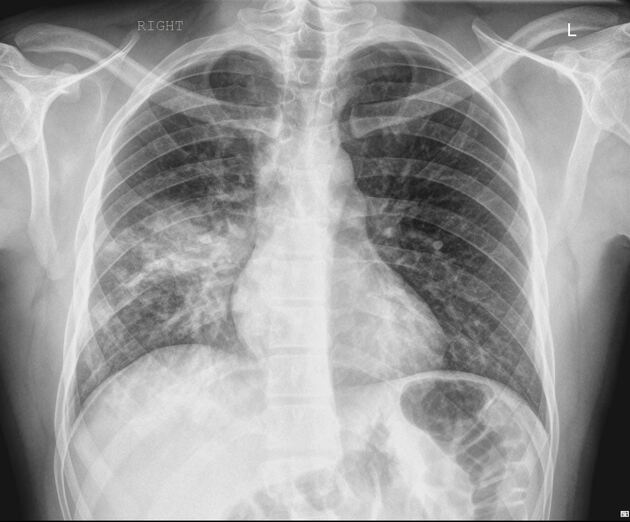
#> input picture backend/test.jpg, 630 x 522 px
$ python -i validator.py   (imports and definitions only)
#> lines starting #> are read from the running program, lines starting #| are printed output that depends on the picture; after the words box and inside, x2 and y2 are one past the last pixel; in counts of white or black regions, pixels touching at a corner belong together
#> further down, picture is the input picture: PIL image 630x522 RGB; mean R, G, B 156.7, 156.7, 156.7
import numpy as np
import cv2
from PIL import Image
from typing import Tuple, Dict, Any
import logging

logger = logging.getLogger(__name__)

def validate_medical_scan(img: Image.Image, modality: str = "chest") -> Tuple[bool, str]:
    """
    Validates whether an uploaded image is an authentic medical diagnostic scan
    (Chest X-Ray, Dental X-Ray/intraoral photo, Brain MRI, or Kidney CT Scan)
    and rejects invalid everyday photos (selfies, outdoor scenes, nature, cars, documents, etc.).

    Returns:
        (is_valid: bool, reason_message: str)
    """
#> called with modality = 'chest'
    if img is None:
        return False, "No image provided."

    # Convert to RGB numpy array
    if img.mode != "RGB":
        img_rgb = img.convert("RGB")
    else:
        img_rgb = img

    arr = np.array(img_rgb)
    h, w = arr.shape[:2]
#> h = 522; w = 630

    # 1. Dimension validation
    if h < 64 or w < 64:
        return False, "Image resolution too low for diagnostic analysis. Minimum dimensions: 64x64."

    # 2. Check for solid/blank images
    std_dev = np.std(arr)
#> std_dev = 56.14
    if std_dev < 10.0:
        return False, "Image appears blank or has insufficient contrast for medical diagnosis."

    # 3. Color space analysis (HSV)
    hsv = cv2.cvtColor(arr, cv2.COLOR_RGB2HSV)
#> hsv: shape (522, 630, 3); mean H, S, V 0, 0, 156.7
    h_channel = hsv[:, :, 0]  # 0 - 179 in OpenCV
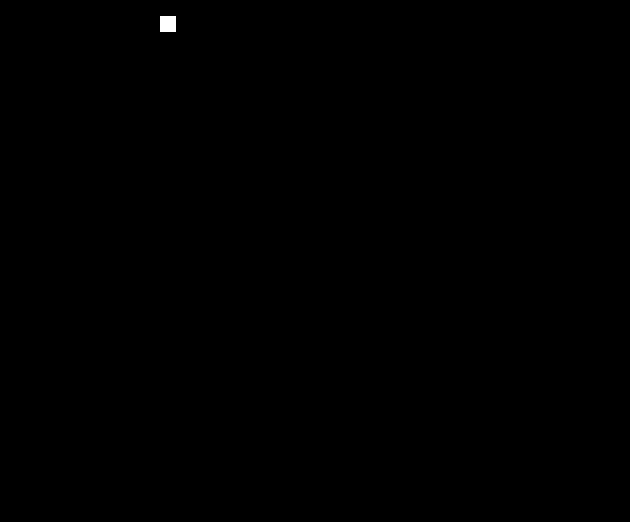
#> h_channel: shape (522, 630); values 0 (black) and 30 (white), 0.08% white; 1 white region, box (x1, y1, x2, y2) and area: (160, 16, 176, 32) 256
    s_channel = hsv[:, :, 1]  # 0 - 255
    v_channel = hsv[:, :, 2]  # 0 - 255

    mean_saturation = float(np.mean(s_channel))
#> mean_saturation = 0.00486
    high_sat_pixels_ratio = float(np.mean(s_channel > 50))
#> high_sat_pixels_ratio = 0
    very_high_sat_ratio = float(np.mean(s_channel > 90))
#> very_high_sat_ratio = 0

    # Channel differences (R vs G vs B)
    r = arr[:, :, 0].astype(np.float32)
    g = arr[:, :, 1].astype(np.float32)
    b = arr[:, :, 2].astype(np.float32)
    channel_diff = float(np.mean(np.abs(r - g)) + np.mean(np.abs(g - b)) + np.mean(np.abs(r - b))) / 3.0
#> channel_diff = 0.00104

    mod_lower = modality.lower()

    # =========================================================================
    # MODALITY 1: CHEST X-RAY / RADIOGRAPH
    # Radiographs are strictly transmission grayscale / monochrome images.
    # =========================================================================
    if "chest" in mod_lower or "xray" in mod_lower or "x-ray" in mod_lower:
        # Genuine X-rays have very low color saturation (nearly identical R, G, B channels)
        if channel_diff > 22.0 or mean_saturation > 35.0 or high_sat_pixels_ratio > 0.18:
            logger.info(f"Rejected non-X-ray image: channel_diff={channel_diff:.1f}, mean_sat={mean_saturation:.1f}, high_sat_ratio={high_sat_pixels_ratio:.2f}")
            return False, "Invalid image detected: The uploaded file appears to be a color photo or non-medical image. Please upload an authentic Chest Radiograph (PA/AP X-ray)."

        # Check edge density for anatomical structures (ribs, lung fields, mediastinum)
        gray = cv2.cvtColor(arr, cv2.COLOR_RGB2GRAY)
        edges = cv2.Canny(gray, 40, 120)
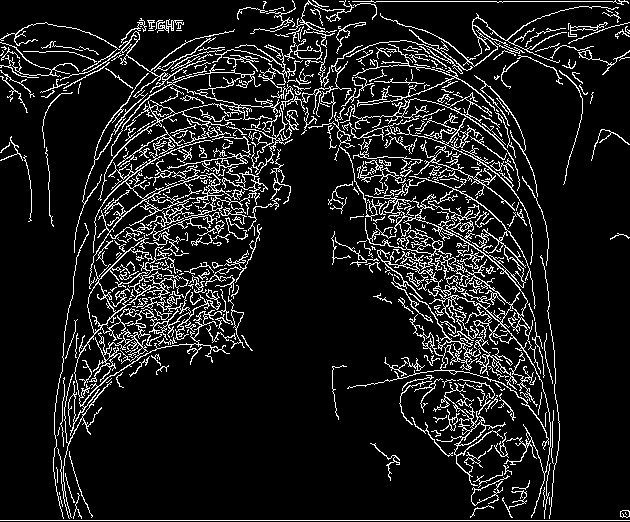
#> edges: shape (522, 630); 11.2% white in thin lines or dots
        edge_density = float(np.mean(edges > 0))
#> edge_density = 0.112
        if edge_density < 0.005:
            return False, "Invalid image: Lack of anatomical pulmonary contours. Please upload a clear chest X-ray."

        return True, "Valid Chest Radiograph"

    # =========================================================================
    # MODALITY 2: BRAIN MRI
    # Brain MRI scans are grayscale cross-sections with central parenchymal structure.
    # =========================================================================
    elif "mri" in mod_lower or "brain" in mod_lower:
        if channel_diff > 20.0 or mean_saturation > 32.0 or high_sat_pixels_ratio > 0.15:
            logger.info(f"Rejected non-MRI image: channel_diff={channel_diff:.1f}, mean_sat={mean_saturation:.1f}")
            return False, "Invalid image detected: The uploaded file is a colored or everyday photo. Please upload a valid Brain MRI scan (T1/T2/FLAIR)."

        # Check for dark perimeter / background typical of MRI scans
        gray = cv2.cvtColor(arr, cv2.COLOR_RGB2GRAY)
        corner_pixels = np.concatenate([
            gray[:int(h*0.1), :int(w*0.1)].flatten(),
            gray[:int(h*0.1), -int(w*0.1):].flatten(),
            gray[-int(h*0.1):, :int(w*0.1)].flatten(),
            gray[-int(h*0.1):, -int(w*0.1):].flatten()
        ])
        if np.mean(corner_pixels) > 180:  # Bright corners indicate non-scan document or photo
            return False, "Invalid image: Missing characteristic MRI field margins. Please upload a genuine Brain MRI scan."

        return True, "Valid Brain MRI Scan"

    # =========================================================================
    # MODALITY 3: KIDNEY STONE CT SCAN
    # Unenhanced Helical CT scans are grayscale cross-sections.
    # =========================================================================
    elif "ct" in mod_lower or "kidney" in mod_lower or "stone" in mod_lower:
        if channel_diff > 20.0 or mean_saturation > 32.0 or high_sat_pixels_ratio > 0.15:
            logger.info(f"Rejected non-CT image: channel_diff={channel_diff:.1f}, mean_sat={mean_saturation:.1f}")
            return False, "Invalid image detected: The uploaded file is not a CT scan. Please upload an authentic axial/coronal CT scan slice."

        return True, "Valid Kidney CT Scan"

    # =========================================================================
    # MODALITY 4: DENTAL CAVITY (Normal camera photos, tooth images, or radiographs)
    # Accepts normal photos, intraoral photos, and radiographs for dental analysis.
    # =========================================================================
    elif "dental" in mod_lower or "cavity" in mod_lower or "caries" in mod_lower:
        return True, "Valid Dental Image"

    # Default fallback check
    if channel_diff > 45.0 and mean_saturation > 60.0:
        return False, "Invalid image: Non-medical photo detected. Please upload an authentic medical radiograph."

    return True, "Valid Medical Image"

>>> from PIL import Image
>>> picture = Image.open('test.jpg')
>>> result = validate_medical_scan(picture)
#> result = (True, 'Valid Chest Radiograph')
